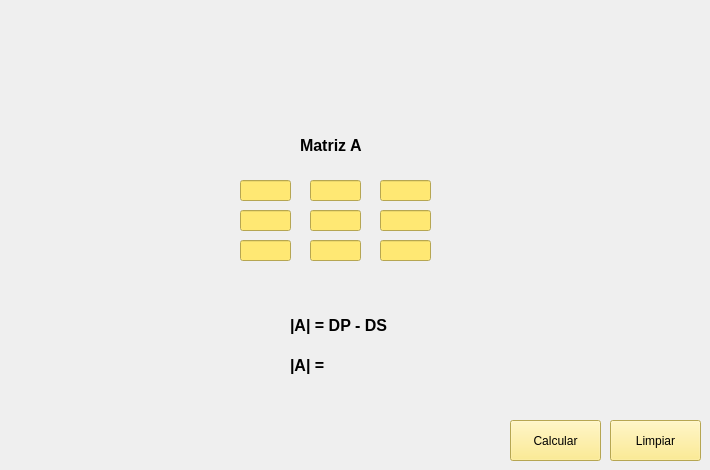
   <widget class="QWidget" name="tab_5">
    <attribute name="title">
     <string>Determinante</string>
    </attribute>
    <widget class="QLabel" name="label_45">
     <property name="geometry">
      <rect>
       <x>140</x>
       <y>160</y>
       <width>81</width>
       <height>111</height>
      </rect>
     </property>
     <property name="layoutDirection">
      <enum>Qt::LeftToRight</enum>
     </property>
     <property name="text">
      <string/>
     </property>
     <property name="pixmap">
      <pixmap>cerrar-parentesi.png</pixmap>
     </property>
    </widget>
    <widget class="QLineEdit" name="txt_da20">
     <property name="geometry">
      <rect>
       <x>240</x>
       <y>240</y>
       <width>51</width>
       <height>21</height>
      </rect>
     </property>
     <property name="styleSheet">
      <string notr="true">background-color: rgb(255, 232, 115);
color: rgb(0, 0, 0);</string>
     </property>
    </widget>
    <widget class="QLineEdit" name="txt_da10">
     <property name="geometry">
      <rect>
       <x>240</x>
       <y>210</y>
       <width>51</width>
       <height>21</height>
      </rect>
     </property>
     <property name="styleSheet">
      <string notr="true">background-color: rgb(255, 232, 115);
color: rgb(0, 0, 0);</string>
     </property>
    </widget>
    <widget class="QLineEdit" name="txt_da21">
     <property name="geometry">
      <rect>
       <x>310</x>
       <y>240</y>
       <width>51</width>
       <height>21</height>
      </rect>
     </property>
     <property name="styleSheet">
      <string notr="true">background-color: rgb(255, 232, 115);
color: rgb(0, 0, 0);</string>
     </property>
    </widget>
    <widget class="QLineEdit" name="txt_da12">
     <property name="geometry">
      <rect>
       <x>380</x>
       <y>210</y>
       <width>51</width>
       <height>21</height>
      </rect>
     </property>
     <property name="styleSheet">
      <string notr="true">background-color: rgb(255, 232, 115);
color: rgb(0, 0, 0);</string>
     </property>
    </widget>
    <widget class="QLabel" name="label_46">
     <property name="geometry">
      <rect>
       <x>300</x>
       <y>130</y>
       <width>81</width>
       <height>31</height>
      </rect>
     </property>
     <property name="font">
      <font>
       <pointsize>12</pointsize>
       <bold>true</bold>
      </font>
     </property>
     <property name="text">
      <string>Matriz A </string>
     </property>
    </widget>
    <widget class="QLineEdit" name="txt_da00">
     <property name="geometry">
      <rect>
       <x>240</x>
       <y>180</y>
       <width>51</width>
       <height>21</height>
      </rect>
     </property>
     <property name="styleSheet">
      <string notr="true">background-color: rgb(255, 232, 115);
color: rgb(0, 0, 0);</string>
     </property>
    </widget>
    <widget class="QPushButton" name="btn_Determinante">
     <property name="geometry">
      <rect>
       <x>510</x>
       <y>420</y>
       <width>91</width>
       <height>41</height>
      </rect>
     </property>
     <property name="styleSheet">
      <string notr="true">background-color: rgb(255, 232, 115);
color: rgb(0, 0, 0);</string>
     </property>
     <property name="text">
      <string>Calcular</string>
     </property>
    </widget>
    <widget class="QLineEdit" name="txt_da01">
     <property name="geometry">
      <rect>
       <x>310</x>
       <y>180</y>
       <width>51</width>
       <height>21</height>
      </rect>
     </property>
     <property name="styleSheet">
      <string notr="true">background-color: rgb(255, 232, 115);
color: rgb(0, 0, 0);</string>
     </property>
    </widget>
    <widget class="QLabel" name="label_47">
     <property name="geometry">
      <rect>
       <x>440</x>
       <y>160</y>
       <width>61</width>
       <height>111</height>
      </rect>
     </property>
     <property name="layoutDirection">
      <enum>Qt::RightToLeft</enum>
     </property>
     <property name="text">
      <string/>
     </property>
     <property name="textFormat">
      <enum>Qt::AutoText</enum>
     </property>
     <property name="pixmap">
      <pixmap>cerrar-parentesis.png</pixmap>
     </property>
    </widget>
    <widget class="QLineEdit" name="txt_da22">
     <property name="geometry">
      <rect>
       <x>380</x>
       <y>240</y>
       <width>51</width>
       <height>21</height>
      </rect>
     </property>
     <property name="styleSheet">
      <string notr="true">background-color: rgb(255, 232, 115);
color: rgb(0, 0, 0);</string>
     </property>
    </widget>
    <widget class="QLabel" name="label_48">
     <property name="geometry">
      <rect>
       <x>18</x>
       <y>20</y>
       <width>651</width>
       <height>81</height>
      </rect>
     </property>
     <property name="text">
      <string/>
     </property>
     <property name="pixmap">
      <pixmap>Suma de Matrices (2).png</pixmap>
     </property>
    </widget>
    <widget class="QLineEdit" name="txt_da02">
     <property name="geometry">
      <rect>
       <x>380</x>
       <y>180</y>
       <width>51</width>
       <height>21</height>
      </rect>
     </property>
     <property name="styleSheet">
      <string notr="true">background-color: rgb(255, 232, 115);
color: rgb(0, 0, 0);</string>
     </property>
    </widget>
    <widget class="QLineEdit" name="txt_da11">
     <property name="geometry">
      <rect>
       <x>310</x>
       <y>210</y>
       <width>51</width>
       <height>21</height>
      </rect>
     </property>
     <property name="styleSheet">
      <string notr="true">background-color: rgb(255, 232, 115);
color: rgb(0, 0, 0);</string>
     </property>
    </widget>
    <widget class="QPushButton" name="btn_limpiar3_3">
     <property name="geometry">
      <rect>
       <x>610</x>
       <y>420</y>
       <width>91</width>
       <height>41</height>
      </rect>
     </property>
     <property name="styleSheet">
      <string notr="true">background-color: rgb(255, 232, 115);
color: rgb(0, 0, 0);</string>
     </property>
     <property name="text">
      <string>Limpiar</string>
     </property>
    </widget>
    <widget class="QLabel" name="label_49">
     <property name="geometry">
      <rect>
       <x>290</x>
       <y>310</y>
       <width>111</width>
       <height>31</height>
      </rect>
     </property>
     <property name="font">
      <font>
       <pointsize>12</pointsize>
       <bold>true</bold>
      </font>
     </property>
     <property name="text">
      <string>|A| = DP - DS</string>
     </property>
    </widget>
    <widget class="QLabel" name="label_50">
     <property name="geometry">
      <rect>
       <x>290</x>
       <y>350</y>
       <width>41</width>
       <height>31</height>
      </rect>
     </property>
     <property name="font">
      <font>
       <pointsize>12</pointsize>
       <bold>true</bold>
      </font>
     </property>
     <property name="text">
      <string>|A| =</string>
     </property>
    </widget>
    <widget class="QLabel" name="lbl_determinante">
     <property name="geometry">
      <rect>
       <x>340</x>
       <y>360</y>
       <width>61</width>
       <height>16</height>
      </rect>
     </property>
     <property name="font">
      <font>
       <pointsize>10</pointsize>
       <bold>true</bold>
      </font>
     </property>
     <property name="text">
      <string/>
     </property>
    </widget>
   </widget>
